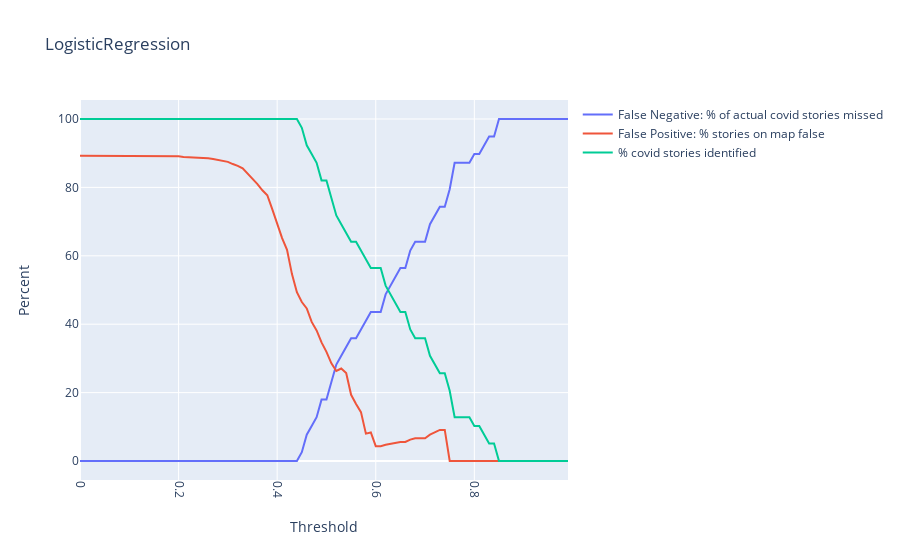
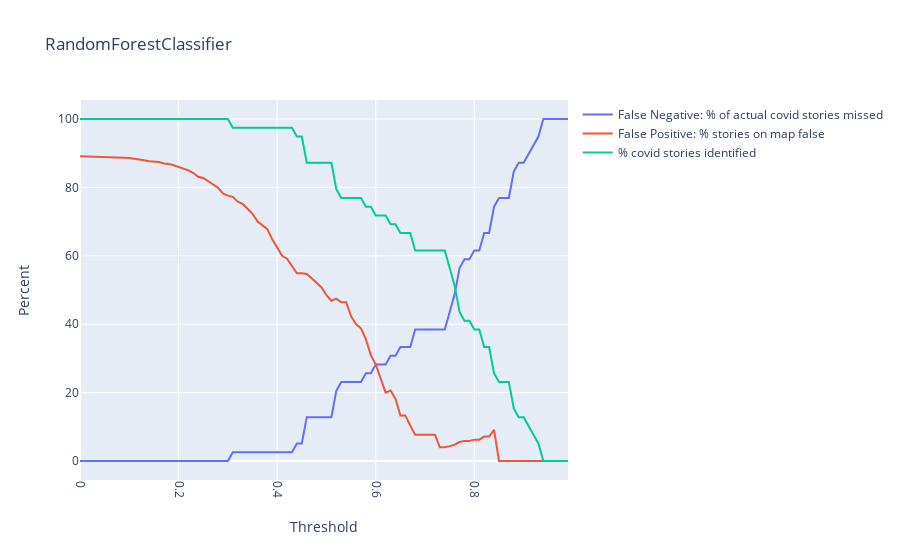

The notebook cell saved with these charts, in order:
### Code cell
X = tfidfvectorizer.transform(df_sample['text'])
y = df_sample[label]
plot_threshold_accuracy(classifiers[0],X,y,np.arange(0,1,.01))
plot_threshold_accuracy(classifiers[2],X,y,np.arange(0,1,.01))
